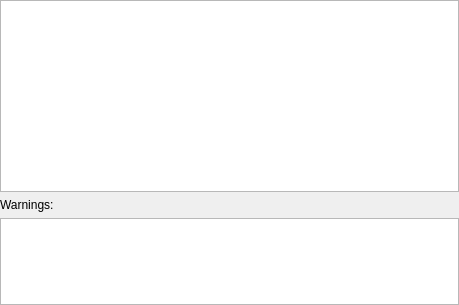
<?xml version="1.0" encoding="UTF-8"?>
<ui version="4.0">
 <comment>
 VBox frontends: Qt4 GUI ("VirtualBox"):

 Copyright (C) 2009 Sun Microsystems, Inc.

 This file is part of VirtualBox Open Source Edition (OSE), as
 available from http://www.virtualbox.org. This file is free software;
 you can redistribute it and/or modify it under the terms of the GNU
 General Public License (GPL) as published by the Free Software
 Foundation, in version 2 as it comes in the "COPYING" file of the
 VirtualBox OSE distribution. VirtualBox OSE is distributed in the
 hope that it will be useful, but WITHOUT ANY WARRANTY of any kind.

 Please contact Sun Microsystems, Inc., 4150 Network Circle, Santa
 Clara, CA 95054 USA or visit http://www.sun.com if you need
 additional information or have any questions.
 </comment>
 <class>VBoxImportApplianceWgt</class>
 <widget class="QWidget" name="VBoxImportApplianceWgt">
  <property name="geometry">
   <rect>
    <x>0</x>
    <y>0</y>
    <width>459</width>
    <height>305</height>
   </rect>
  </property>
  <property name="windowTitle">
   <string>Form</string>
  </property>
  <layout class="QVBoxLayout" name="verticalLayout_2">
   <property name="margin">
    <number>0</number>
   </property>
   <item>
    <widget class="QTreeView" name="mTvSettings">
     <property name="sizePolicy">
      <sizepolicy hsizetype="Expanding" vsizetype="MinimumExpanding">
       <horstretch>0</horstretch>
       <verstretch>0</verstretch>
      </sizepolicy>
     </property>
    </widget>
   </item>
   <item>
    <widget class="QWidget" name="mWarningWidget" native="true">
     <property name="sizePolicy">
      <sizepolicy hsizetype="Preferred" vsizetype="Maximum">
       <horstretch>0</horstretch>
       <verstretch>0</verstretch>
      </sizepolicy>
     </property>
     <layout class="QVBoxLayout" name="verticalLayout">
      <property name="sizeConstraint">
       <enum>QLayout::SetDefaultConstraint</enum>
      </property>
      <property name="margin">
       <number>0</number>
      </property>
      <item>
       <widget class="QLabel" name="label">
        <property name="text">
         <string>Warnings:</string>
        </property>
       </widget>
      </item>
      <item>
       <widget class="QTextEdit" name="mWarningTextEdit">
        <property name="maximumSize">
         <size>
          <width>16777215</width>
          <height>107</height>
         </size>
        </property>
        <property name="autoFormatting">
         <set>QTextEdit::AutoBulletList</set>
        </property>
        <property name="readOnly">
         <bool>true</bool>
        </property>
       </widget>
      </item>
     </layout>
    </widget>
   </item>
  </layout>
 </widget>
 <resources/>
 <connections/>
</ui>
